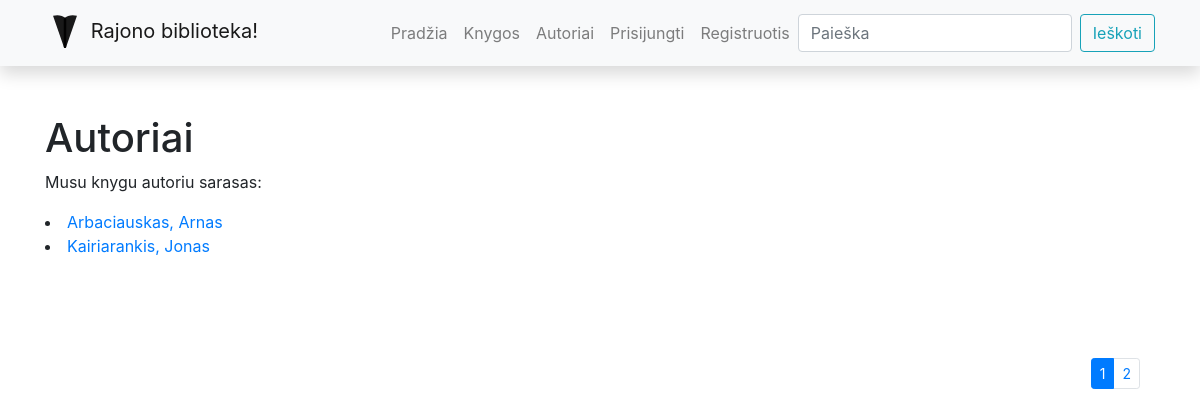
The page /library/authors/ on the database its author committed.
### library/models.py (models this page shows, shortened)
class Author(models.Model):
    first_name = models.CharField('Vardas', max_length=100)
    last_name = models.CharField('Pavarde', max_length=100)
    description = HTMLField()
    def display_books(self):
        return ', '.join([book.title for book in self.books.all()[:3]])
    display_books.short_description = "Knygos"
    class Meta:
        ordering = ['last_name', 'first_name']
        verbose_name = "Autorius"
        verbose_name_plural = "Autoriai"
    def __str__(self):
        return f'{self.last_name}, {self.first_name}'

### library/views.py (the view)
# urls.py: path('authors/', views.authors, name='authors'),
def authors(request):
    paginator = Paginator(Author.objects.all(), 2)
    page_number = request.GET.get('page')
    paged_authors = paginator.get_page(page_number)
    context = {
        'authors': paged_authors  # anksciau buvo 'authors' bet dabar naudojame Paginator, todel ir jo reiksme idedame
    }
    return render(request, 'authors.html', context=context)

### library/templates/authors.html
{% extends "base.html" %}
{% block content %}
<h1>Autoriai</h1>
<p>Musu knygu autoriu sarasas: </p>
{% for author_obj in authors %}
<li><a href="{% url 'author-detail' author_obj.id %}">{{author_obj}}</a></li>
{% endfor %}
<div class="container puslapiai"><nav aria-label="...">
        {% if authors.has_other_pages %}
            <ul class="pagination pagination-sm justify-content-end">
                {% for i in authors.paginator.page_range %}
                    {% if authors.number == i %}
                        <li class="page-item active"><a class="page-link">{{ i }}</a></li>
                    {% else %}
                        <li class="page-item"><a class="page-link" href="?page={{ i }}">{{ i }}</a></li>
                    {% endif %}
                {% endfor %}
            </ul>
        {% endif %}
    </nav></div>
{% endblock %}

### library/static/css/styles.css (style rules this page uses)
.puslapiai { margin-top: 100px; float: left; }

### rows shown on the page
Author: last_name+first_name "Arbaciauskas, Arnas"
Author: last_name+first_name "Kairiarankis, Jonas"

### other values the page prints
{{ i }} "1"
{{ i }} "2"
